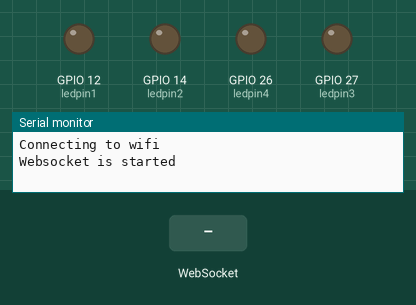
Simulated run of this sketch. Board: ESP8266 (NodeMCU). Shown: output pins drawn as LEDs (lit = HIGH), the last lines printed to the serial monitor. The test bench sets the inputs (shaded band).

Above: at 1.2 s.
1.3 s: WebSocket text "D0on" received
At 2.5 s:
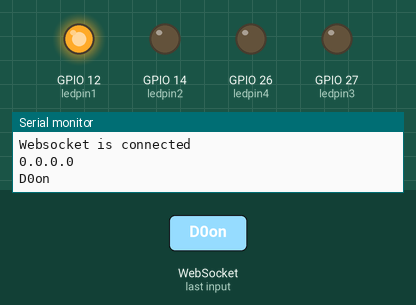
2.8 s: WebSocket text "D1on" received
At 3.7 s:
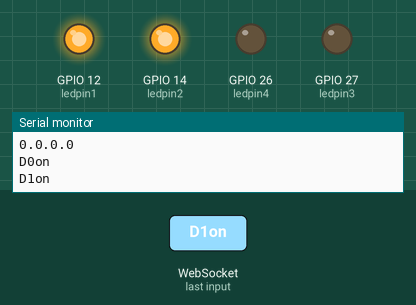
4.3 s: WebSocket text "D0off" received
At 4.8 s:
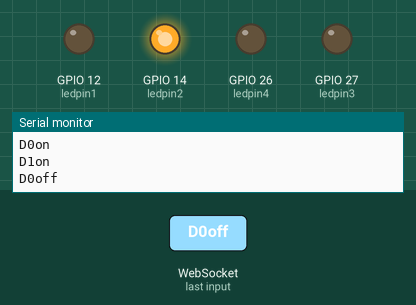
5.8 s: WebSocket text "D2on" received
At 7.0 s:
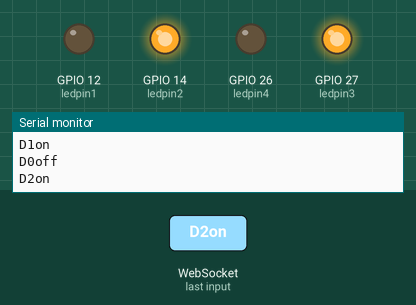
7.3 s: WebSocket text "D1off" received
At 8.3 s:
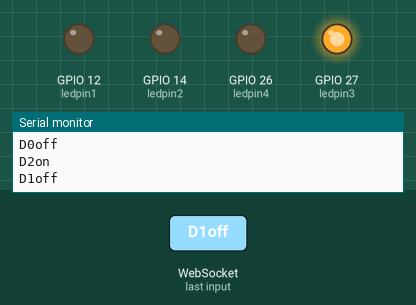
8.8 s: WebSocket text "D3on" received
At 9.5 s:
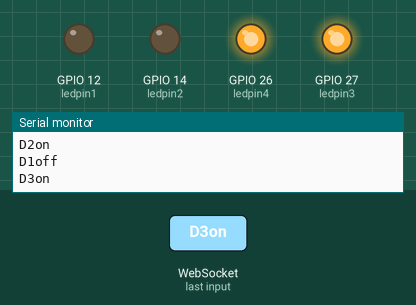
Timing chart, 0 to 11.3 s (numbered marks = the images above; inputs shaded):
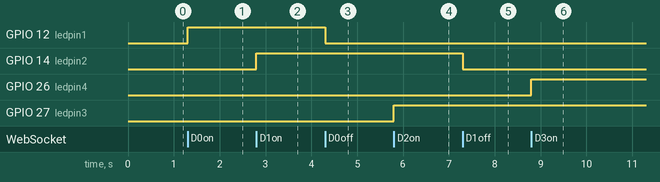

The sketch:

9-wifiled.ino
```cpp
#include <Arduino.h>
#if defined(ESP32)
  #include <WiFi.h>
#elif defined(ESP8266)
  #include <ESP8266WiFi.h>
#endif
#include <WebSocketsServer.h> //import for websocket

#define ledpin1 12 //defining the OUTPUT pin for LED
#define ledpin2 14 //defining the OUTPUT pin for LED
#define ledpin3 27 //defining the OUTPUT pin for LED
#define ledpin4 26 //defining the OUTPUT pin for LED

const char *ssid =  "esp_wifi";   //Wifi SSID (Name)
const char *pass =  "44445555"; //wifi password

WebSocketsServer webSocket = WebSocketsServer(81); //websocket init with port 81

void webSocketEvent(uint8_t num, WStype_t type, uint8_t * payload, size_t length) {
//webscket event method
    String cmd = "";
    switch(type) {
        case WStype_DISCONNECTED:
            Serial.println("Websocket is disconnected");
            //case when Websocket is disconnected
            break;
        case WStype_CONNECTED:{
            //wcase when websocket is connected
            Serial.println("Websocket is connected");
            Serial.println(webSocket.remoteIP(num).toString());
            webSocket.sendTXT(num, "connected");}
            break;
        case WStype_TEXT:
            cmd = "";
            for(int i = 0; i < length; i++) {
                cmd = cmd + (char) payload[i];
            } //merging payload to single string
            Serial.println(cmd);

            if(cmd == "D0on"){digitalWrite(ledpin1, HIGH);}
            else if(cmd == "D0off"){digitalWrite(ledpin1, LOW);}
            else if(cmd == "D1on"){digitalWrite(ledpin2, HIGH);}
            else if(cmd == "D1off"){digitalWrite(ledpin2, LOW);}
            else if(cmd == "D2on"){digitalWrite(ledpin3, HIGH);}
            else if(cmd == "D2off"){digitalWrite(ledpin3, LOW);}
            else if(cmd == "D3on"){digitalWrite(ledpin4, HIGH);}
            else if(cmd == "D3off"){digitalWrite(ledpin4, LOW);}
             webSocket.sendTXT(num, cmd);
             //send response to mobile, if command is "poweron" then response will be "poweron:success"
             //this response can be used to track down the success of command in mobile app.
            break;
        case WStype_FRAGMENT_TEXT_START:
            break;
        case WStype_FRAGMENT_BIN_START:
            break;
        case WStype_BIN:
            //hexdump(payload, length);
            break;
        default:
            break;
    }
}

void setup() {
   pinMode(ledpin1, OUTPUT); //set ledpin (D2) as OUTPUT pin
   pinMode(ledpin2, OUTPUT); //set ledpin (D0) as OUTPUT pin
   pinMode(ledpin3, OUTPUT); //set ledpin (D4) as OUTPUT pin
   pinMode(ledpin4, OUTPUT); //set ledpin (D15) as OUTPUT pin

   Serial.begin(9600); //serial start

   Serial.println("Connecting to wifi");

   IPAddress apIP(192, 168, 0, 1);   //Static IP for wifi gateway
   WiFi.softAPConfig(apIP, apIP, IPAddress(255, 255, 255, 0)); //set Static IP gateway on NodeMCU
   WiFi.softAP(ssid, pass); //turn on WIFI

   webSocket.begin(); //websocket Begin
   webSocket.onEvent(webSocketEvent); //set Event for websocket
   Serial.println("Websocket is started");
}

void loop() {
   webSocket.loop(); //keep this line on loop method
}
```

Measured:
- after the input at 1.3 s, GPIO 12 (ledpin1): LOW → HIGH at once
- after the input at 2.8 s, GPIO 14 (ledpin2): LOW → HIGH at once
- after the input at 4.3 s, GPIO 12 (ledpin1): HIGH → LOW at once
- after the input at 5.8 s, GPIO 27 (ledpin3): LOW → HIGH at once
- after the input at 7.3 s, GPIO 14 (ledpin2): HIGH → LOW at once
- after the input at 8.8 s, GPIO 26 (ledpin4): LOW → HIGH at once
